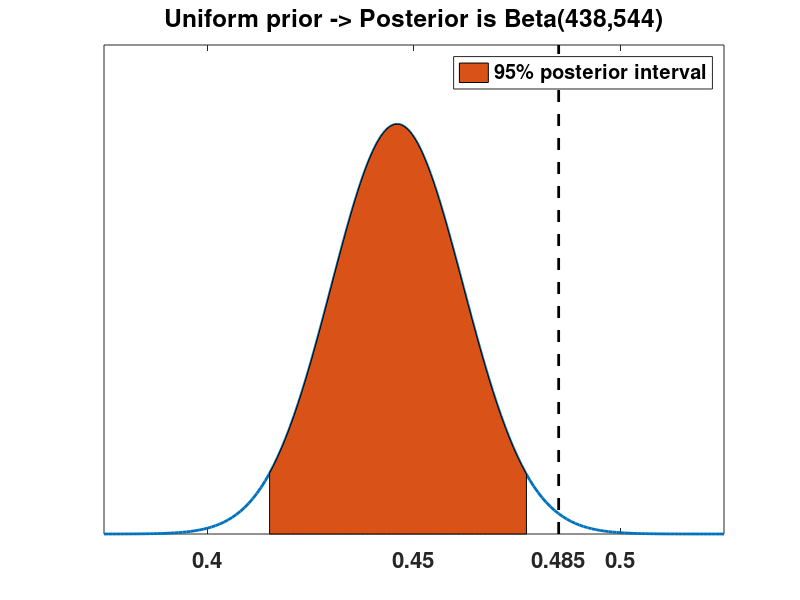

Here is the MATLAB script that generated this plot:
% Bayesian data analysis
% Aki Vehtari <Aki.Vehtari@aalto.fi>

% Probability of a girl birth given placenta previa (BDA3 p. 37).
% 437 girls and 543 boys have been observed. Calculate and plot the
% posterior distribution of the proportion of girls $\theta $, using
% uniform prior on $\theta $

% Set general figure properties
clf
set(gcf,'DefaultAxesFontSize',16,'DefaultAxesFontWeight','bold')
set(gcf,'DefaultLineLineWidth',2)

% Plot posterior Beta(438,544)
x=0.375:0.001:0.525;
a=438;b=544;
% betapdf computes the posterior density
pd=betapdf(x,a,b); 
% plot
plot(x,pd)
set(gca,'XLim',[0.375 0.525],'XTick',[0.4 0.45 0.485 0.5])
set(gca,'Ytick',[]);

% Plot the proportion of girl babies in general population
line([0.485 0.485],ylim,'LineStyle','--','Color','k')

% Colorize 95% posterior interval
hold on % hold previous plot
% the following line creates 100 evenly spaced values
% from 2.5% quantile to 97.5% quantile (i.e., 95% central interval)
% betainv computes the value for a given quantile given parameters a and b
xx=linspace(betainv(0.025,a,b),betainv(0.975,a,b),100);
% compute the posterior density
ppd=betapdf(xx,a,b);
% plot area
h=area(xx,ppd);
% add a legend
legend(h,'95% posterior interval')
% remove hold
hold off
% additional decoration
set(gca,'Ytick',[]);
title('Uniform prior -> Posterior is Beta(438,544)')

